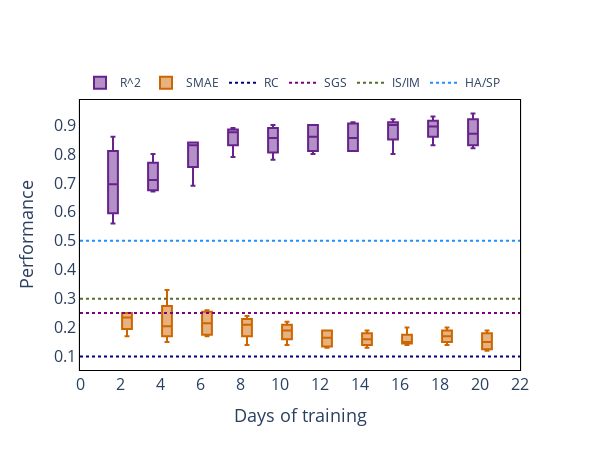

The cell this chart's notebook holds for it:
### Code cell
import chart_studio
fig = go.Figure() 
a = np.array([1, 2, 3, 4, 5])
b = np.array([1, 3, 2, 3, 1])
# Defining x axis
x = x
fig.add_trace(go.Box(
  
    # defining y axis in corresponding
    # to x-axis
    y=RF_P,
    x=x,
    name='R^2',
    marker_color='#68228B',
    showlegend=True
   
))
#fig.add_trace(go.Box(
    #y=ANN_P,
   #x=x,
    #name='XGBoost(R^2)',
    #marker_color='deeppink',
    #showlegend=True

#))

fig.add_trace(go.Box(
  
    #defining y axis in corresponding
   # to x-axis
    y=RF_R,
    x=x,
    name='SMAE',
    marker_color='#CD6600',
    showlegend=True
   
))
#fig.add_trace(go.Box(
   #y=ANN_R,
    #x=x,
    #name='XGBoost(NMAE)',
    #marker_color='deeppink',
    #showlegend=True

#))
fig.add_trace(go.Scatter(x=X,
                y=Reg, 
                name="RC",
                mode = 'lines',
                #marker_color='dodgerblue',
                line = dict(shape = 'linear',width = 2, color = 'navy', dash = 'dot'),
                connectgaps = True,
                showlegend=True
                        ))
fig.add_trace(go.Scatter(x=X,
                y=Spatial, 
                name="SGS",
                mode = 'lines',
                #marker_color='dodgerblue',
                line = dict(shape = 'linear',width = 2, color = 'purple', dash = 'dot'),
                connectgaps = True,
                showlegend=True
                    
                        ))
fig.add_trace(go.Scatter(x=X,
                y=Intervention, 
                name="IS/IM",
                mode = 'lines',
                #marker_color='dodgerblue',
                line = dict(shape = 'linear',width = 2, color = 'darkolivegreen', dash = 'dot'),
                connectgaps = True,
                showlegend=True
                
                        ))
fig.add_trace(go.Scatter(x=X,
                y=Hs_and_sp, 
                name="HA/SP",
                    
                mode = 'lines',
                #marker_color='dodgerblue',
                line = dict(shape = 'linear',width = 2, color = 'dodgerblue', dash = 'dot'),
                connectgaps = True,
                showlegend=True
               
                        ))

  
fig.update_layout(autosize=True,
                 #title={'text': "<b>CO Monthly Calibration Scheme </b>",
        #'y':0.84,
        #'x':0.4,
        #'xanchor': 'center',
        #'yanchor': 'top'}, 
    width=600,
    height=450,
                  
  legend=dict( yanchor="bottom",
    y=1.01,
    x=0,
    orientation="h"
),
    # group together boxes of the different
    # traces for each value of x
    boxmode='group',
                  plot_bgcolor='rgba(0,0,0,0)'
)

fig.update_xaxes(title_text="Days of training",tickfont = dict(size=16),
                 titlefont = dict(size=18),linewidth=1.1, linecolor='black',tick0 = 2,
        dtick = 2,
                 mirror=True)
fig.update_yaxes(title_text="Performance",tickfont = dict(size=16),
                 titlefont = dict(size=18),linewidth=1.1, linecolor='black',tick0 = 0.1,
        dtick = 0.1,
                 mirror=True)
fig.show()
chart_studio.plotly.sign_in('vinylango', 'gybbJVWfRSUoTcRRSa6J')
chart_studio.plotly.image.save_as(fig, filename='models_boxplot.png')
Image('models_boxplot.png')

### Figure 1 — Plotly figure (JSON) as saved in the notebook; plotly's stock layout.template omitted (floating-point values rounded to 4 significant figures)
{"data": [{"marker": {"color": "#68228B"}, "name": "R^2", "showlegend": true, "type": "box", "x": ["2", "2", "2", "2", "4", "4", "4", "4", "6", "6", "6", "6", "8", "8", "8", "8", "10", "10", "10", "10", "12", "12", "12", "12", "14", "14", "14", "14", "16", "16", "16", "16", "18", "18", "18", "18", "20", "20", "20", "20"], "y": [0.76, 0.56, 0.63, 0.86, 0.68, 0.8, 0.67, 0.74, 0.84, 0.82, 0.84, 0.69, 0.79, 0.87, 0.89, 0.88, 0.78, 0.83, 0.88, 0.9, 0.9, 0.8, 0.82, 0.9, 0.91, 0.9, 0.81, 0.81, 0.9, 0.92, 0.9, 0.8, 0.83, 0.9, 0.93, 0.89, 0.82, 0.84, 0.9, 0.94, 0.9, 0.83, 0.84, 0.91, 0.95, 0.89, 0.84, 0.85, 0.91, 0.96]}, {"marker": {"color": "#CD6600"}, "name": "SMAE", "showlegend": true, "type": "box", "x": ["2", "2", "2", "2", "4", "4", "4", "4", "6", "6", "6", "6", "8", "8", "8", "8", "10", "10", "10", "10", "12", "12", "12", "12", "14", "14", "14", "14", "16", "16", "16", "16", "18", "18", "18", "18", "20", "20", "20", "20"], "y": [0.22, 0.17, 0.25, 0.25, 0.33, 0.19, 0.15, 0.22, 0.25, 0.26, 0.18, 0.17, 0.2, 0.24, 0.22, 0.14, 0.14, 0.18, 0.22, 0.2, 0.14, 0.13, 0.19, 0.19, 0.17, 0.15, 0.13, 0.19, 0.2, 0.15, 0.15, 0.14, 0.18, 0.2, 0.14, 0.16, 0.13, 0.17, 0.19, 0.12, 0.16, 0.13, 0.17, 0.19, 0.1, 0.16, 0.12, 0.16, 0.19, 0.09]}, {"connectgaps": true, "line": {"color": "navy", "dash": "dot", "shape": "linear", "width": 2}, "mode": "lines", "name": "RC", "showlegend": true, "type": "scatter", "x": ["0", "0", "0", "0", "2", "2", "2", "2", "4", "4", "4", "4", "6", "6", "6", "6", "8", "8", "8", "8", "10", "10", "10", "10", "12", "12", "12", "12", "14", "14", "14", "14", "16", "16", "16", "16", "18", "18", "18", "18", "20", "20", "20", "20", "22", "22", "22", "22"], "y": [0.1, 0.1, 0.1, 0.1, 0.1, 0.1, 0.1, 0.1, 0.1, 0.1, 0.1, 0.1, 0.1, 0.1, 0.1, 0.1, 0.1, 0.1, 0.1, 0.1, 0.1, 0.1, 0.1, 0.1, 0.1, 0.1, 0.1, 0.1, 0.1, 0.1, 0.1, 0.1, 0.1, 0.1, 0.1, 0.1, 0.1, 0.1, 0.1, 0.1, 0.1, 0.1, 0.1, 0.1, 0.1, 0.1, 0.1, 0.1]}, {"connectgaps": true, "line": {"color": "purple", "dash": "dot", "shape": "linear", "width": 2}, "mode": "lines", "name": "SGS", "showlegend": true, "type": "scatter", "x": ["0", "0", "0", "0", "2", "2", "2", "2", "4", "4", "4", "4", "6", "6", "6", "6", "8", "8", "8", "8", "10", "10", "10", "10", "12", "12", "12", "12", "14", "14", "14", "14", "16", "16", "16", "16", "18", "18", "18", "18", "20", "20", "20", "20", "22", "22", "22", "22"], "y": [0.25, 0.25, 0.25, 0.25, 0.25, 0.25, 0.25, 0.25, 0.25, 0.25, 0.25, 0.25, 0.25, 0.25, 0.25, 0.25, 0.25, 0.25, 0.25, 0.25, 0.25, 0.25, 0.25, 0.25, 0.25, 0.25, 0.25, 0.25, 0.25, 0.25, 0.25, 0.25, 0.25, 0.25, 0.25, 0.25, 0.25, 0.25, 0.25, 0.25, 0.25, 0.25, 0.25, 0.25, 0.25, 0.25, 0.25, 0.25]}, {"connectgaps": true, "line": {"color": "darkolivegreen", "dash": "dot", "shape": "linear", "width": 2}, "mode": "lines", "name": "IS/IM", "showlegend": true, "type": "scatter", "x": ["0", "0", "0", "0", "2", "2", "2", "2", "4", "4", "4", "4", "6", "6", "6", "6", "8", "8", "8", "8", "10", "10", "10", "10", "12", "12", "12", "12", "14", "14", "14", "14", "16", "16", "16", "16", "18", "18", "18", "18", "20", "20", "20", "20", "22", "22", "22", "22"], "y": [0.3, 0.3, 0.3, 0.3, 0.3, 0.3, 0.3, 0.3, 0.3, 0.3, 0.3, 0.3, 0.3, 0.3, 0.3, 0.3, 0.3, 0.3, 0.3, 0.3, 0.3, 0.3, 0.3, 0.3, 0.3, 0.3, 0.3, 0.3, 0.3, 0.3, 0.3, 0.3, 0.3, 0.3, 0.3, 0.3, 0.3, 0.3, 0.3, 0.3, 0.3, 0.3, 0.3, 0.3, 0.3, 0.3, 0.3, 0.3]}, {"connectgaps": true, "line": {"color": "dodgerblue", "dash": "dot", "shape": "linear", "width": 2}, "mode": "lines", "name": "HA/SP", "showlegend": true, "type": "scatter", "x": ["0", "0", "0", "0", "2", "2", "2", "2", "4", "4", "4", "4", "6", "6", "6", "6", "8", "8", "8", "8", "10", "10", "10", "10", "12", "12", "12", "12", "14", "14", "14", "14", "16", "16", "16", "16", "18", "18", "18", "18", "20", "20", "20", "20", "22", "22", "22", "22"], "y": [0.5, 0.5, 0.5, 0.5, 0.5, 0.5, 0.5, 0.5, 0.5, 0.5, 0.5, 0.5, 0.5, 0.5, 0.5, 0.5, 0.5, 0.5, 0.5, 0.5, 0.5, 0.5, 0.5, 0.5, 0.5, 0.5, 0.5, 0.5, 0.5, 0.5, 0.5, 0.5, 0.5, 0.5, 0.5, 0.5, 0.5, 0.5, 0.5, 0.5, 0.5, 0.5, 0.5, 0.5, 0.5, 0.5, 0.5, 0.5]}], "layout": {"autosize": true, "boxmode": "group", "height": 450, "legend": {"orientation": "h", "x": 0, "y": 1.01, "yanchor": "bottom"}, "plot_bgcolor": "rgba(0,0,0,0)", "width": 600, "xaxis": {"dtick": 2, "linecolor": "black", "linewidth": 1.1, "mirror": true, "tick0": 2, "tickfont": {"size": 16}, "title": {"font": {"size": 18}, "text": "Days of training"}}, "yaxis": {"dtick": 0.1, "linecolor": "black", "linewidth": 1.1, "mirror": true, "tick0": 0.1, "tickfont": {"size": 16}, "title": {"font": {"size": 18}, "text": "Performance"}}}}
